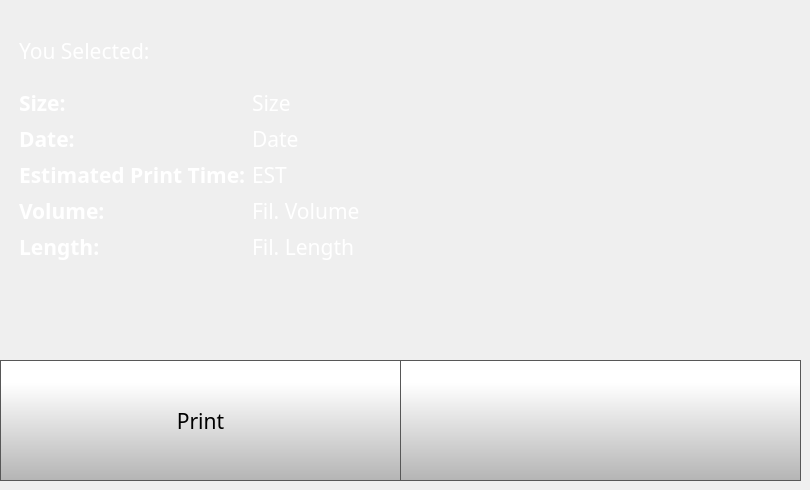
   <widget class="QWidget" name="printSelectedLocalPage">
    <widget class="QToolButton" name="fileSelectedLocalPrintButton">
     <property name="geometry">
      <rect>
       <x>0</x>
       <y>360</y>
       <width>401</width>
       <height>121</height>
      </rect>
     </property>
     <property name="minimumSize">
      <size>
       <width>0</width>
       <height>0</height>
      </size>
     </property>
     <property name="font">
      <font>
       <family>Gotham</family>
       <pointsize>16</pointsize>
      </font>
     </property>
     <property name="styleSheet">
      <string notr="true">QToolButton {
    border: 1px solid rgb(87, 87, 87);
	background-color: qlineargradient(spread:pad, x1:0, y1:1, x2:0, y2:0.188, stop:0 rgba(180, 180, 180, 255), stop:1 rgba(255, 255, 255, 255));
}

QToolButton:pressed {
    background-color: qlineargradient(x1: 0, y1: 0, x2: 0, y2: 1,
                                      stop: 0 #dadbde, stop: 1 #f6f7fa);
}

QToolButton:flat {
    border: none; /* no border for a flat push button */
}

QToolButton:default {
    border-color: navy; /* make the default button prominent */
}</string>
     </property>
     <property name="text">
      <string>Print</string>
     </property>
     <property name="icon">
      <iconset resource="../resources/resource.qrc">
       <normaloff>:/Icons/img/icons/printer.png</normaloff>:/Icons/img/icons/printer.png</iconset>
     </property>
     <property name="iconSize">
      <size>
       <width>70</width>
       <height>70</height>
      </size>
     </property>
     <property name="checkable">
      <bool>false</bool>
     </property>
     <property name="toolButtonStyle">
      <enum>Qt::ToolButtonTextUnderIcon</enum>
     </property>
    </widget>
    <widget class="QPushButton" name="fileSelectedLocalBackButton">
     <property name="geometry">
      <rect>
       <x>400</x>
       <y>360</y>
       <width>401</width>
       <height>121</height>
      </rect>
     </property>
     <property name="minimumSize">
      <size>
       <width>0</width>
       <height>0</height>
      </size>
     </property>
     <property name="font">
      <font>
       <family>Gotham</family>
       <pointsize>16</pointsize>
      </font>
     </property>
     <property name="styleSheet">
      <string notr="true">QPushButton {
    border: 1px solid rgb(87, 87, 87);

	background-color: qlineargradient(spread:pad, x1:0, y1:1, x2:0, y2:0.188, stop:0 rgba(180, 180, 180, 255), stop:1 rgba(255, 255, 255, 255));
}

QPushButton:pressed {
    background-color: qlineargradient(x1: 0, y1: 0, x2: 0, y2: 1,
                                      stop: 0 #dadbde, stop: 1 #f6f7fa);
}

QPushButton:flat {
    border: none; /* no border for a flat push button */
}

QPushButton:default {
    border-color: navy; /* make the default button prominent */
}</string>
     </property>
     <property name="text">
      <string/>
     </property>
     <property name="icon">
      <iconset resource="../resources/resource.qrc">
       <normaloff>:/Navigation/img/Navigation/arrows-4.png</normaloff>:/Navigation/img/Navigation/arrows-4.png</iconset>
     </property>
     <property name="iconSize">
      <size>
       <width>70</width>
       <height>70</height>
      </size>
     </property>
     <property name="checkable">
      <bool>false</bool>
     </property>
     <property name="autoDefault">
      <bool>false</bool>
     </property>
     <property name="default">
      <bool>false</bool>
     </property>
     <property name="flat">
      <bool>false</bool>
     </property>
    </widget>
    <widget class="QWidget" name="horizontalLayoutWidget">
     <property name="geometry">
      <rect>
       <x>10</x>
       <y>10</y>
       <width>781</width>
       <height>341</height>
      </rect>
     </property>
     <layout class="QHBoxLayout" name="horizontalLayout">
      <item>
       <widget class="QFrame" name="frame_2">
        <property name="styleSheet">
         <string notr="true">QFrame {
    border: none;
    border-radius: 10px;
    background: qlineargradient(
        x1:0, y1:0, x2:1, y2:1,
        stop:0 #1a1a1a,
        stop:1 #101010
    );

}
</string>
        </property>
        <property name="frameShape">
         <enum>QFrame::StyledPanel</enum>
        </property>
        <property name="frameShadow">
         <enum>QFrame::Raised</enum>
        </property>
        <layout class="QVBoxLayout" name="verticalLayout_2" stretch="1,4">
         <item>
          <widget class="QLabel" name="fileSelectedLocalName">
           <property name="font">
            <font>
             <family>Gotham</family>
             <pointsize>16</pointsize>
             <weight>50</weight>
             <bold>false</bold>
             <underline>false</underline>
             <strikeout>false</strikeout>
            </font>
           </property>
           <property name="styleSheet">
            <string notr="true">color:  white;
background-color: rgba(255, 255, 255, 0);</string>
           </property>
           <property name="text">
            <string>You Selected: </string>
           </property>
           <property name="scaledContents">
            <bool>true</bool>
           </property>
           <property name="wordWrap">
            <bool>true</bool>
           </property>
          </widget>
         </item>
         <item>
          <layout class="QFormLayout" name="formLayout">
           <item row="0" column="0">
            <widget class="QLabel" name="fileSizeSelectedLabel">
             <property name="font">
              <font>
               <family>Gotham</family>
               <pointsize>16</pointsize>
               <weight>75</weight>
               <bold>true</bold>
              </font>
             </property>
             <property name="styleSheet">
              <string notr="true">color: rgb(255, 255, 255);</string>
             </property>
             <property name="text">
              <string>Size:</string>
             </property>
            </widget>
           </item>
           <item row="0" column="1">
            <widget class="QLabel" name="fileSizeSelected">
             <property name="font">
              <font>
               <family>Gotham</family>
               <pointsize>16</pointsize>
               <weight>50</weight>
               <bold>false</bold>
              </font>
             </property>
             <property name="styleSheet">
              <string notr="true">color: rgb(255, 255, 255);
background-color: rgba(255, 255, 255, 0);</string>
             </property>
             <property name="text">
              <string>Size</string>
             </property>
             <property name="scaledContents">
              <bool>true</bool>
             </property>
            </widget>
           </item>
           <item row="1" column="0">
            <widget class="QLabel" name="fileDateSelectedLabel">
             <property name="font">
              <font>
               <family>Gotham</family>
               <pointsize>16</pointsize>
               <weight>75</weight>
               <bold>true</bold>
              </font>
             </property>
             <property name="styleSheet">
              <string notr="true">color: rgb(255, 255, 255);</string>
             </property>
             <property name="text">
              <string>Date:</string>
             </property>
            </widget>
           </item>
           <item row="1" column="1">
            <widget class="QLabel" name="fileDateSelected">
             <property name="font">
              <font>
               <family>Gotham</family>
               <pointsize>16</pointsize>
               <weight>50</weight>
               <bold>false</bold>
              </font>
             </property>
             <property name="styleSheet">
              <string notr="true">color: rgb(255, 255, 255);
background-color: rgba(255, 255, 255, 0);</string>
             </property>
             <property name="text">
              <string>Date</string>
             </property>
             <property name="scaledContents">
              <bool>true</bool>
             </property>
            </widget>
           </item>
           <item row="2" column="0">
            <widget class="QLabel" name="filePrintTimeSelectedLabel">
             <property name="font">
              <font>
               <family>Gotham</family>
               <pointsize>16</pointsize>
               <weight>75</weight>
               <bold>true</bold>
              </font>
             </property>
             <property name="styleSheet">
              <string notr="true">color: rgb(255, 255, 255);
background-color: rgba(255, 255, 255, 0);</string>
             </property>
             <property name="text">
              <string>Estimated Print Time:</string>
             </property>
             <property name="wordWrap">
              <bool>true</bool>
             </property>
            </widget>
           </item>
           <item row="2" column="1">
            <widget class="QLabel" name="filePrintTimeSelected">
             <property name="font">
              <font>
               <family>Gotham</family>
               <pointsize>16</pointsize>
               <weight>50</weight>
               <bold>false</bold>
              </font>
             </property>
             <property name="styleSheet">
              <string notr="true">color: rgb(255, 255, 255);
background-color: rgba(255, 255, 255, 0);</string>
             </property>
             <property name="text">
              <string>EST</string>
             </property>
             <property name="scaledContents">
              <bool>true</bool>
             </property>
            </widget>
           </item>
           <item row="3" column="0">
            <widget class="QLabel" name="filamentVolumeSelectedLabel">
             <property name="font">
              <font>
               <family>Gotham</family>
               <pointsize>16</pointsize>
               <weight>75</weight>
               <bold>true</bold>
              </font>
             </property>
             <property name="styleSheet">
              <string notr="true">color: rgb(255, 255, 255);
background-color: rgba(255, 255, 255, 0);</string>
             </property>
             <property name="text">
              <string>Volume:</string>
             </property>
            </widget>
           </item>
           <item row="3" column="1">
            <widget class="QLabel" name="filamentVolumeSelected">
             <property name="font">
              <font>
               <family>Gotham</family>
               <pointsize>16</pointsize>
               <weight>50</weight>
               <bold>false</bold>
              </font>
             </property>
             <property name="styleSheet">
              <string notr="true">color: rgb(255, 255, 255);
background-color: rgba(255, 255, 255, 0);</string>
             </property>
             <property name="text">
              <string>Fil. Volume</string>
             </property>
             <property name="scaledContents">
              <bool>true</bool>
             </property>
            </widget>
           </item>
           <item row="4" column="0">
            <widget class="QLabel" name="filamentLengthSelectedLabel">
             <property name="font">
              <font>
               <family>Gotham</family>
               <pointsize>16</pointsize>
               <weight>75</weight>
               <bold>true</bold>
              </font>
             </property>
             <property name="styleSheet">
              <string notr="true">color: rgb(255, 255, 255);
background-color: rgba(255, 255, 255, 0);</string>
             </property>
             <property name="text">
              <string>Length:</string>
             </property>
            </widget>
           </item>
           <item row="4" column="1">
            <widget class="QLabel" name="filamentLengthFileSelected">
             <property name="font">
              <font>
               <family>Gotham</family>
               <pointsize>16</pointsize>
               <weight>50</weight>
               <bold>false</bold>
              </font>
             </property>
             <property name="styleSheet">
              <string notr="true">color: rgb(255, 255, 255);
background-color: rgba(255, 255, 255, 0);</string>
             </property>
             <property name="text">
              <string>Fil. Length</string>
             </property>
             <property name="scaledContents">
              <bool>true</bool>
             </property>
            </widget>
           </item>
          </layout>
         </item>
        </layout>
       </widget>
      </item>
      <item>
       <widget class="QFrame" name="frame">
        <property name="styleSheet">
         <string notr="true">QFrame {
    border: none;
    border-radius: 10px;
    background: qlineargradient(
        x1:0, y1:0, x2:1, y2:1,
        stop:0 #1a1a1a,
        stop:1 #101010
    );

}
</string>
        </property>
        <property name="frameShape">
         <enum>QFrame::StyledPanel</enum>
        </property>
        <property name="frameShadow">
         <enum>QFrame::Raised</enum>
        </property>
        <layout class="QVBoxLayout" name="verticalLayout">
         <item>
          <widget class="QLabel" name="printPreviewSelectedLocal">
           <property name="text">
            <string/>
           </property>
           <property name="scaledContents">
            <bool>true</bool>
           </property>
          </widget>
         </item>
        </layout>
       </widget>
      </item>
     </layout>
    </widget>
   </widget>
